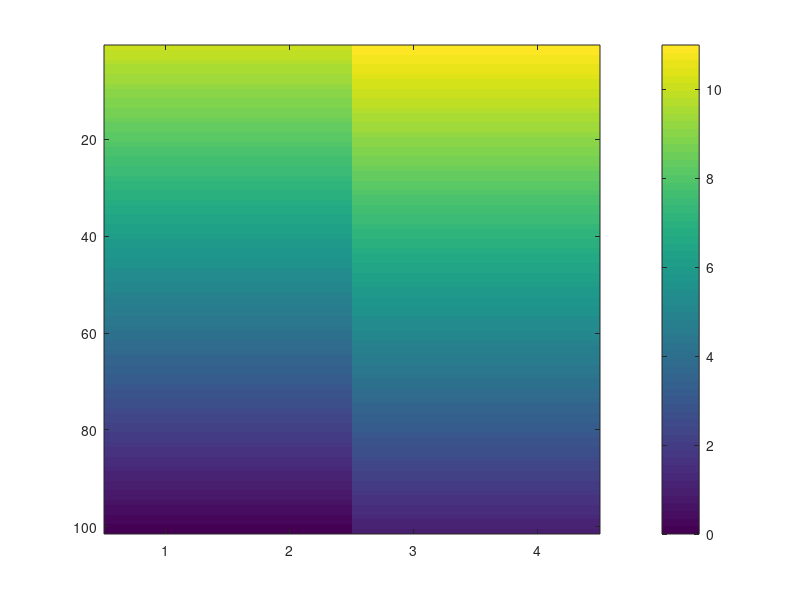

Source code (MATLAB): (Note: this script raises an error after producing the figure.)
close all
clear all

nflat=2;
nslope=1;
ny=2*nflat;
nz=101;
nx=2;

fac=[ones(1,nflat), linspace(1,0,nslope), zeros(1,nflat)];
fac=[ones(1,nflat), zeros(1,nflat)];

cast1=linspace(10,0,nz)';
dt=1.0;
cast2=linspace(10+dt,0+dt,nz)';

t1=bsxfun(@times, ones(1,2*nflat) , cast2);

t2=bsxfun(@times, fac, cast1-cast2);

ct=t1+t2;

imagesc(ct)
colorbar

ct=repmat(ct,[1,1,nx]);

p=linspace(0,2000,nz)';
p=repmat(p,[1,ny]);
p=repmat(p,[1,1,nx]);

lat=linspace(-85,85,ny);
lat=bsxfun(@times,lat,ones(nz,1));
lats=repmat(lat,[1,1,nx]);
lon=linspace(0,4,nx);
lon=bsxfun(@times,lon,ones(ny,1));
longs=repmat(permute(lon,[3 1 2]),[nz 1 1]);

s=36+0*ct;
s(:,2,:)=36.15;
s(:,2,:)=36.30;
s(:,2,:)=36.45;

rho0=gsw_rho(squeeze(s(:,:,1)), squeeze(ct(:,:,1)), 0*squeeze(p(:,:,1)));
if 1;
    figure
    contourf(lats(1,:,1),-p(:,1,1),rho0)
    colorbar
end

vars = {'s','ct','p','lats','longs'};
save('data/idealized_02.mat',vars{:})



